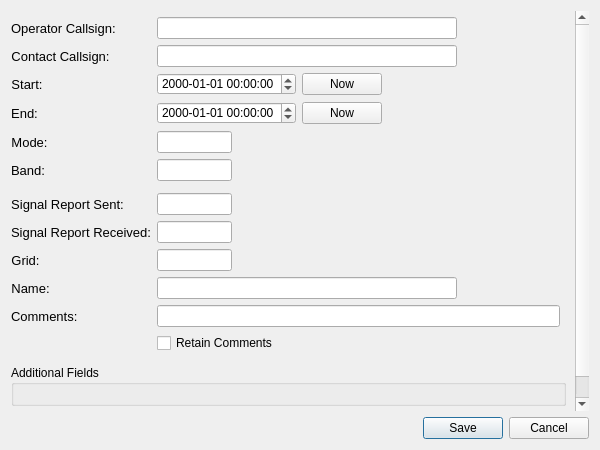
<?xml version="1.0" encoding="UTF-8"?>
<ui version="4.0">
 <class>LogQSO</class>
 <widget class="QDialog" name="LogQSO">
  <property name="geometry">
   <rect>
    <x>0</x>
    <y>0</y>
    <width>600</width>
    <height>450</height>
   </rect>
  </property>
  <property name="sizePolicy">
   <sizepolicy hsizetype="Preferred" vsizetype="Preferred">
    <horstretch>0</horstretch>
    <verstretch>0</verstretch>
   </sizepolicy>
  </property>
  <property name="minimumSize">
   <size>
    <width>300</width>
    <height>0</height>
   </size>
  </property>
  <layout class="QVBoxLayout" name="verticalLayout_11">
   <item>
    <widget class="QScrollArea" name="scrollArea">
     <property name="frameShape">
      <enum>QFrame::Shape::NoFrame</enum>
     </property>
     <property name="frameShadow">
      <enum>QFrame::Shadow::Plain</enum>
     </property>
     <property name="lineWidth">
      <number>0</number>
     </property>
     <property name="widgetResizable">
      <bool>true</bool>
     </property>
     <widget class="QWidget" name="scrollAreaWidgetContents">
      <property name="geometry">
       <rect>
        <x>0</x>
        <y>0</y>
        <width>561</width>
        <height>509</height>
       </rect>
      </property>
      <layout class="QVBoxLayout" name="verticalLayout">
       <property name="leftMargin">
        <number>0</number>
       </property>
       <property name="topMargin">
        <number>0</number>
       </property>
       <property name="rightMargin">
        <number>9</number>
       </property>
       <property name="bottomMargin">
        <number>0</number>
       </property>
       <item>
        <layout class="QFormLayout" name="formLayout">
         <property name="fieldGrowthPolicy">
          <enum>QFormLayout::FieldGrowthPolicy::AllNonFixedFieldsGrow</enum>
         </property>
         <property name="topMargin">
          <number>6</number>
         </property>
         <property name="rightMargin">
          <number>6</number>
         </property>
         <property name="bottomMargin">
          <number>6</number>
         </property>
         <item row="0" column="0">
          <widget class="QLabel" name="operatorLabel">
           <property name="font">
            <font>
             <pointsize>10</pointsize>
            </font>
           </property>
           <property name="text">
            <string>Operator Callsign:</string>
           </property>
          </widget>
         </item>
         <item row="0" column="1">
          <widget class="QLineEdit" name="loggedOperator">
           <property name="maximumSize">
            <size>
             <width>300</width>
             <height>16777215</height>
            </size>
           </property>
          </widget>
         </item>
         <item row="1" column="0">
          <widget class="QLabel" name="lab1">
           <property name="font">
            <font>
             <pointsize>10</pointsize>
            </font>
           </property>
           <property name="text">
            <string>Contact Callsign:</string>
           </property>
           <property name="alignment">
            <set>Qt::AlignmentFlag::AlignCenter</set>
           </property>
          </widget>
         </item>
         <item row="1" column="1">
          <widget class="QLineEdit" name="call">
           <property name="sizePolicy">
            <sizepolicy hsizetype="Expanding" vsizetype="Fixed">
             <horstretch>0</horstretch>
             <verstretch>0</verstretch>
            </sizepolicy>
           </property>
           <property name="maximumSize">
            <size>
             <width>300</width>
             <height>16777215</height>
            </size>
           </property>
          </widget>
         </item>
         <item row="2" column="0">
          <widget class="QLabel" name="lab2">
           <property name="font">
            <font>
             <pointsize>10</pointsize>
            </font>
           </property>
           <property name="text">
            <string>Start:</string>
           </property>
           <property name="alignment">
            <set>Qt::AlignmentFlag::AlignCenter</set>
           </property>
          </widget>
         </item>
         <item row="2" column="1">
          <layout class="QGridLayout" name="gridLayout">
           <property name="topMargin">
            <number>0</number>
           </property>
           <property name="rightMargin">
            <number>0</number>
           </property>
           <item row="0" column="1">
            <widget class="QPushButton" name="start_now_button">
             <property name="text">
              <string>Now</string>
             </property>
            </widget>
           </item>
           <item row="0" column="0">
            <widget class="QDateTimeEdit" name="start_date_time">
             <property name="sizePolicy">
              <sizepolicy hsizetype="Maximum" vsizetype="Fixed">
               <horstretch>0</horstretch>
               <verstretch>0</verstretch>
              </sizepolicy>
             </property>
             <property name="timeZone">
              <enum>QTimeZone::UTC</enum>
             </property>
             <property name="displayFormat">
              <string>yyyy-MM-dd HH:mm:ss</string>
             </property>
            </widget>
           </item>
           <item row="0" column="2">
            <spacer name="horizontalSpacer">
             <property name="orientation">
              <enum>Qt::Orientation::Horizontal</enum>
             </property>
             <property name="sizeHint" stdset="0">
              <size>
               <width>40</width>
               <height>20</height>
              </size>
             </property>
            </spacer>
           </item>
          </layout>
         </item>
         <item row="3" column="0">
          <widget class="QLabel" name="lab2_3">
           <property name="font">
            <font>
             <pointsize>10</pointsize>
            </font>
           </property>
           <property name="text">
            <string>End:</string>
           </property>
           <property name="alignment">
            <set>Qt::AlignmentFlag::AlignCenter</set>
           </property>
          </widget>
         </item>
         <item row="3" column="1">
          <layout class="QGridLayout" name="gridLayout_2">
           <property name="topMargin">
            <number>0</number>
           </property>
           <item row="0" column="1">
            <widget class="QPushButton" name="end_now_button">
             <property name="text">
              <string>Now</string>
             </property>
            </widget>
           </item>
           <item row="0" column="0">
            <widget class="QDateTimeEdit" name="end_date_time">
             <property name="sizePolicy">
              <sizepolicy hsizetype="Maximum" vsizetype="Fixed">
               <horstretch>0</horstretch>
               <verstretch>0</verstretch>
              </sizepolicy>
             </property>
             <property name="timeZone">
              <enum>QTimeZone::UTC</enum>
             </property>
             <property name="displayFormat">
              <string>yyyy-MM-dd HH:mm:ss</string>
             </property>
            </widget>
           </item>
           <item row="0" column="2">
            <spacer name="horizontalSpacer_2">
             <property name="orientation">
              <enum>Qt::Orientation::Horizontal</enum>
             </property>
             <property name="sizeHint" stdset="0">
              <size>
               <width>40</width>
               <height>20</height>
              </size>
             </property>
            </spacer>
           </item>
          </layout>
         </item>
         <item row="4" column="0">
          <widget class="QLabel" name="lab4">
           <property name="font">
            <font>
             <pointsize>10</pointsize>
            </font>
           </property>
           <property name="text">
            <string>Mode:</string>
           </property>
           <property name="alignment">
            <set>Qt::AlignmentFlag::AlignCenter</set>
           </property>
          </widget>
         </item>
         <item row="4" column="1">
          <widget class="QLineEdit" name="mode">
           <property name="maximumSize">
            <size>
             <width>75</width>
             <height>16777215</height>
            </size>
           </property>
           <property name="alignment">
            <set>Qt::AlignmentFlag::AlignCenter</set>
           </property>
           <property name="readOnly">
            <bool>true</bool>
           </property>
          </widget>
         </item>
         <item row="5" column="0">
          <widget class="QLabel" name="lab5">
           <property name="font">
            <font>
             <pointsize>10</pointsize>
            </font>
           </property>
           <property name="text">
            <string>Band:</string>
           </property>
           <property name="alignment">
            <set>Qt::AlignmentFlag::AlignCenter</set>
           </property>
          </widget>
         </item>
         <item row="5" column="1">
          <widget class="QLineEdit" name="band">
           <property name="maximumSize">
            <size>
             <width>75</width>
             <height>16777215</height>
            </size>
           </property>
           <property name="alignment">
            <set>Qt::AlignmentFlag::AlignCenter</set>
           </property>
          </widget>
         </item>
         <item row="6" column="0">
          <layout class="QGridLayout" name="gridLayout_4">
           <property name="leftMargin">
            <number>0</number>
           </property>
           <property name="topMargin">
            <number>0</number>
           </property>
          </layout>
         </item>
         <item row="7" column="1">
          <widget class="QLineEdit" name="sent">
           <property name="maximumSize">
            <size>
             <width>75</width>
             <height>16777215</height>
            </size>
           </property>
           <property name="alignment">
            <set>Qt::AlignmentFlag::AlignCenter</set>
           </property>
          </widget>
         </item>
         <item row="8" column="0">
          <widget class="QLabel" name="lab7">
           <property name="font">
            <font>
             <pointsize>10</pointsize>
            </font>
           </property>
           <property name="text">
            <string>Signal Report Received:</string>
           </property>
           <property name="alignment">
            <set>Qt::AlignmentFlag::AlignCenter</set>
           </property>
          </widget>
         </item>
         <item row="8" column="1">
          <widget class="QLineEdit" name="rcvd">
           <property name="maximumSize">
            <size>
             <width>75</width>
             <height>16777215</height>
            </size>
           </property>
           <property name="alignment">
            <set>Qt::AlignmentFlag::AlignCenter</set>
           </property>
          </widget>
         </item>
         <item row="9" column="0">
          <widget class="QLabel" name="lab8">
           <property name="font">
            <font>
             <pointsize>10</pointsize>
            </font>
           </property>
           <property name="text">
            <string>Grid:</string>
           </property>
           <property name="alignment">
            <set>Qt::AlignmentFlag::AlignCenter</set>
           </property>
          </widget>
         </item>
         <item row="9" column="1">
          <widget class="QLineEdit" name="grid">
           <property name="maximumSize">
            <size>
             <width>75</width>
             <height>16777215</height>
            </size>
           </property>
           <property name="alignment">
            <set>Qt::AlignmentFlag::AlignCenter</set>
           </property>
          </widget>
         </item>
         <item row="10" column="0">
          <widget class="QLabel" name="lab9">
           <property name="enabled">
            <bool>true</bool>
           </property>
           <property name="font">
            <font>
             <pointsize>10</pointsize>
            </font>
           </property>
           <property name="text">
            <string>Name:</string>
           </property>
           <property name="alignment">
            <set>Qt::AlignmentFlag::AlignCenter</set>
           </property>
          </widget>
         </item>
         <item row="10" column="1">
          <widget class="QLineEdit" name="name">
           <property name="enabled">
            <bool>true</bool>
           </property>
           <property name="maximumSize">
            <size>
             <width>300</width>
             <height>16777215</height>
            </size>
           </property>
          </widget>
         </item>
         <item row="11" column="0">
          <widget class="QLabel" name="lab10">
           <property name="enabled">
            <bool>true</bool>
           </property>
           <property name="font">
            <font>
             <pointsize>10</pointsize>
            </font>
           </property>
           <property name="text">
            <string>Comments:</string>
           </property>
          </widget>
         </item>
         <item row="11" column="1">
          <widget class="QLineEdit" name="comments">
           <property name="enabled">
            <bool>true</bool>
           </property>
          </widget>
         </item>
         <item row="12" column="1">
          <widget class="QCheckBox" name="cbComments">
           <property name="text">
            <string>Retain Comments</string>
           </property>
          </widget>
         </item>
         <item row="7" column="0">
          <widget class="QLabel" name="lab6">
           <property name="font">
            <font>
             <pointsize>10</pointsize>
            </font>
           </property>
           <property name="text">
            <string>Signal Report Sent:</string>
           </property>
           <property name="alignment">
            <set>Qt::AlignmentFlag::AlignCenter</set>
           </property>
          </widget>
         </item>
        </layout>
       </item>
       <item>
        <widget class="QGroupBox" name="additionalFields">
         <property name="title">
          <string>Additional Fields</string>
         </property>
         <layout class="QFormLayout" name="formLayout_2"/>
        </widget>
       </item>
       <item>
        <widget class="QPushButton" name="add_new_field_button">
         <property name="sizePolicy">
          <sizepolicy hsizetype="Minimum" vsizetype="Fixed">
           <horstretch>0</horstretch>
           <verstretch>0</verstretch>
          </sizepolicy>
         </property>
         <property name="text">
          <string>Add New Field</string>
         </property>
        </widget>
       </item>
       <item>
        <spacer name="verticalSpacer">
         <property name="orientation">
          <enum>Qt::Orientation::Vertical</enum>
         </property>
         <property name="sizeHint" stdset="0">
          <size>
           <width>20</width>
           <height>40</height>
          </size>
         </property>
        </spacer>
       </item>
       <item>
        <layout class="QHBoxLayout" name="field_button_layout">
         <property name="topMargin">
          <number>0</number>
         </property>
        </layout>
       </item>
      </layout>
     </widget>
    </widget>
   </item>
   <item>
    <widget class="QDialogButtonBox" name="buttonBox">
     <property name="orientation">
      <enum>Qt::Orientation::Horizontal</enum>
     </property>
     <property name="standardButtons">
      <set>QDialogButtonBox::StandardButton::Cancel|QDialogButtonBox::StandardButton::Save</set>
     </property>
    </widget>
   </item>
  </layout>
 </widget>
 <tabstops>
  <tabstop>call</tabstop>
  <tabstop>start_date_time</tabstop>
  <tabstop>start_now_button</tabstop>
  <tabstop>end_date_time</tabstop>
  <tabstop>end_now_button</tabstop>
  <tabstop>mode</tabstop>
  <tabstop>band</tabstop>
  <tabstop>sent</tabstop>
  <tabstop>rcvd</tabstop>
  <tabstop>grid</tabstop>
  <tabstop>name</tabstop>
  <tabstop>comments</tabstop>
  <tabstop>cbComments</tabstop>
  <tabstop>add_new_field_button</tabstop>
  <tabstop>scrollArea</tabstop>
  <tabstop>loggedOperator</tabstop>
 </tabstops>
 <resources/>
 <connections>
  <connection>
   <sender>buttonBox</sender>
   <signal>accepted()</signal>
   <receiver>LogQSO</receiver>
   <slot>accept()</slot>
   <hints>
    <hint type="sourcelabel">
     <x>248</x>
     <y>254</y>
    </hint>
    <hint type="destinationlabel">
     <x>157</x>
     <y>274</y>
    </hint>
   </hints>
  </connection>
  <connection>
   <sender>buttonBox</sender>
   <signal>rejected()</signal>
   <receiver>LogQSO</receiver>
   <slot>reject()</slot>
   <hints>
    <hint type="sourcelabel">
     <x>316</x>
     <y>260</y>
    </hint>
    <hint type="destinationlabel">
     <x>286</x>
     <y>274</y>
    </hint>
   </hints>
  </connection>
 </connections>
</ui>
